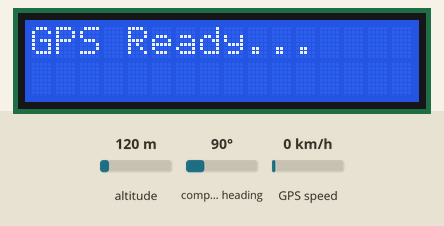
This sketch was run on a simulated Arduino Uno, built with avr-gcc and run on an emulated ATmega328P. Parts: 16×2 character LCD. The inputs (shaded band) are chosen by the test bench; at power-on: altitude 120 m, compass heading 90°, GPS speed 0 km/h. The GPS gets a fix after 3 s at 37.7749, -122.4194 with 8 satellites.

Above: at 0.1 s.
At 3.2 s:
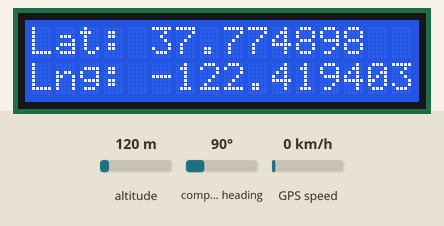

The sketch:

gps_lcd.ino
```cpp
#include <Wire.h>
#include <LiquidCrystal_I2C.h>
#include <TinyGPS++.h>

LiquidCrystal_I2C lcd(0x27, 2, POSITIVE); // 0x3F or 0x20
TinyGPSPlus gps; // Create an instance of TinyGPSPlus

void setup() {
  Serial.begin(115200); // Start Serial Monitor for debugging

  lcd.begin(16, 2, LCD_5x8DOTS);
  lcd.backlight();
  lcd.setCursor(0, 0);
  lcd.print("GPS Ready...");
}

void loop() {
  while (Serial.available() > 0) { // Read data from GPS
    char c = Serial.read();
    gps.encode(c);

    if (gps.location.isUpdated()) { // If a valid location is available
      displayGPSInfo();
    }
  }
}

void displayGPSInfo() {
  lcd.clear(); // Clear the LCD
  lcd.setCursor(0, 0);

  if (gps.location.isValid()) {
    lcd.print("Lat: ");
    lcd.print(gps.location.lat(), 6); // Display Latitude
  } else {
    lcd.print("Lat: Waiting...");
  }

  lcd.setCursor(0, 1); // Move to second line

  if (gps.location.isValid()) {
    lcd.print("Lng: ");
    lcd.print(gps.location.lng(), 6); // Display Longitude
  } else {
    lcd.print("Lng: Waiting...");
  }
}
```
